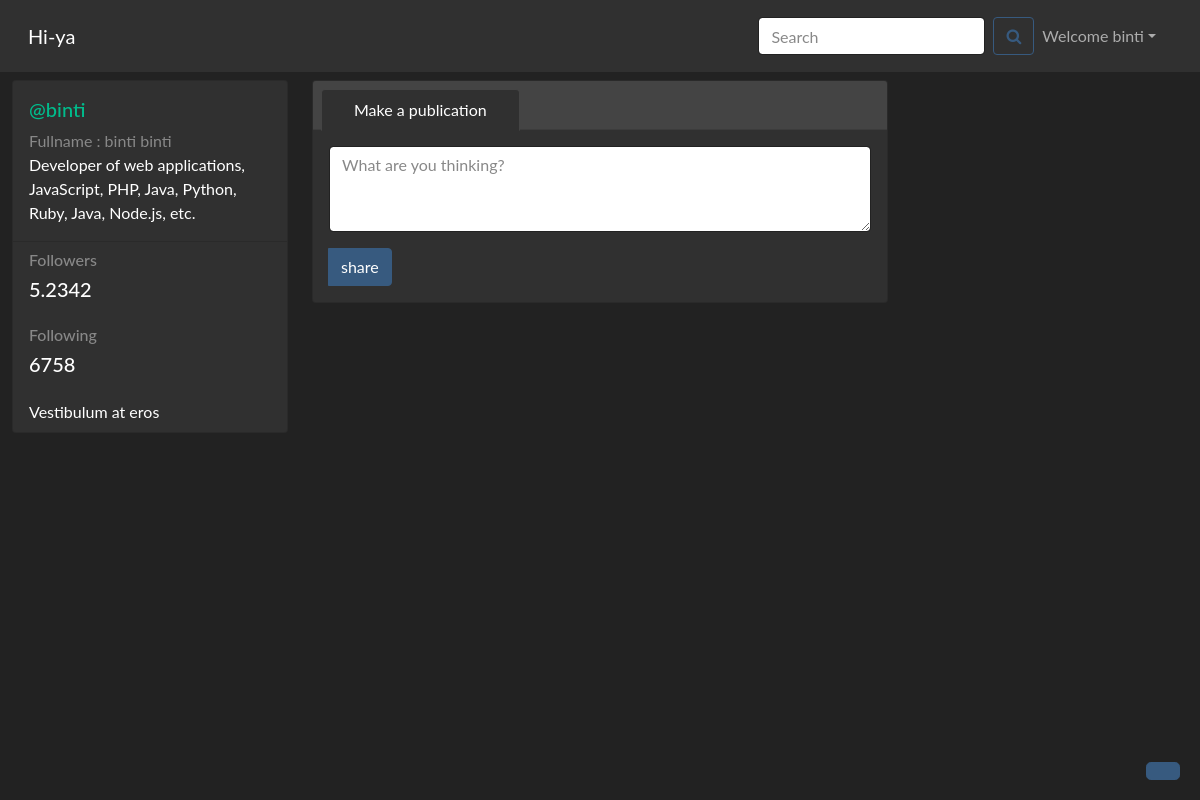
The app's page / (signed in), older data.
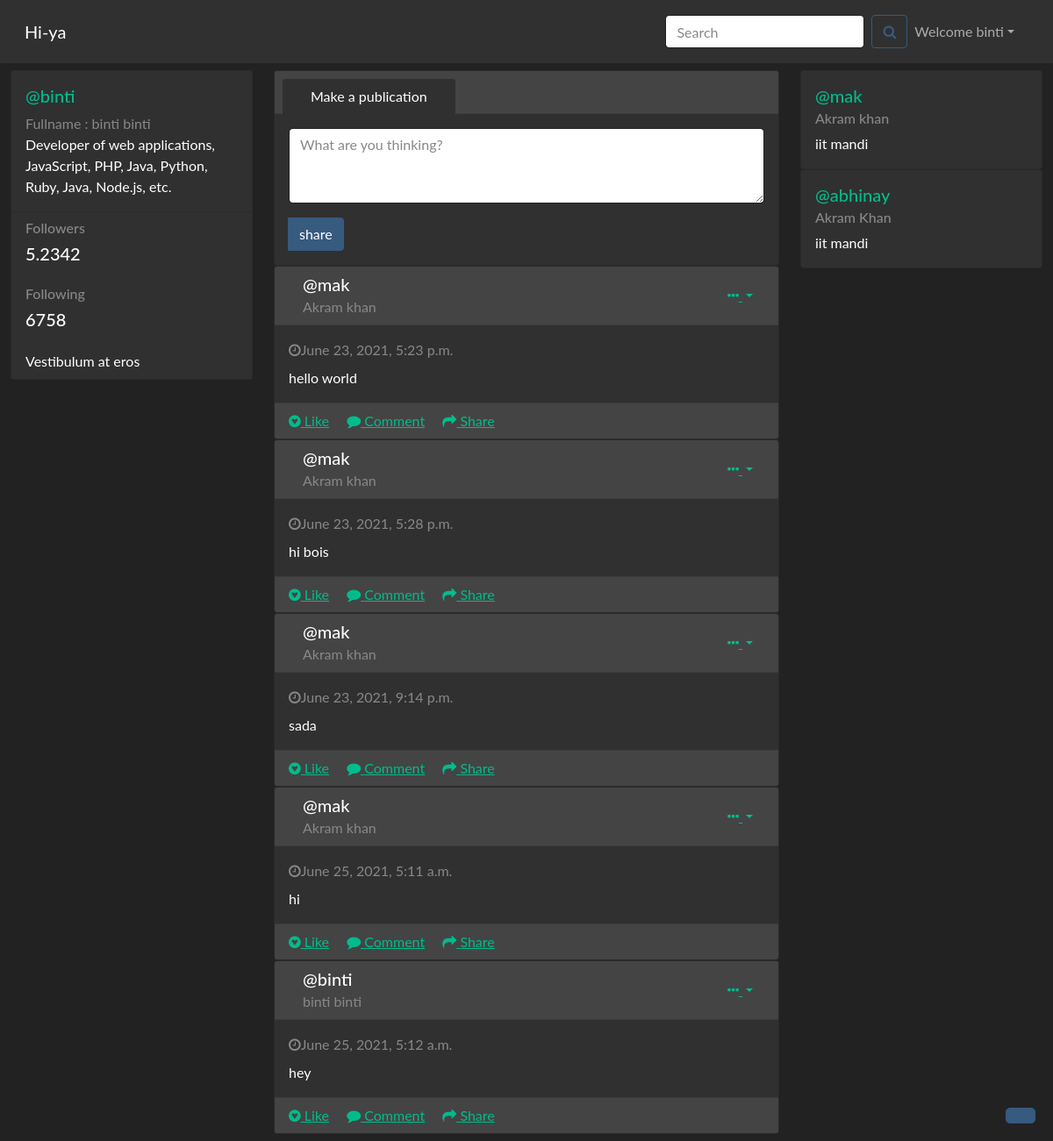
The same page, newer data.
### home/models.py (models this page shows, shortened)
class Post(models.Model):
    postId=models.AutoField(primary_key=True,)
    user=models.ForeignKey(User,on_delete=models.CASCADE)
    content=models.TextField(blank=True)
    date=models.DateTimeField(auto_now_add=True)

class userDetails(models.Model):
    username=models.OneToOneField(User,on_delete=models.CASCADE,primary_key=True)
    fname=models.CharField(max_length=50,blank=True)
    lname=models.CharField(max_length=50,blank=True)
    email=models.EmailField(blank=True)
    rating=models.FloatField(null=True)
    institute=models.CharField(max_length=200,blank=True)
    experience=models.CharField(max_length=200,blank=True)
    location=models.CharField(max_length=500,blank=True)
    pPhoto=models.ImageField(upload_to="users/images",default='users/images/default.png')
    status=models.IntegerField(null=True)
    phone=models.CharField(max_length=15,blank=True)
    links=models.CharField(max_length=200,blank=True)
    slug=models.CharField(max_length=500,default=username)

### home/views.py (the view)
# urls.py: path('', views.home, name='home'),
def home(request):
    if request.user.is_authenticated:
        usr = userDetails.objects.all().filter(~Q(username=request.user))
        post=Post.objects.all()
        dic={'usr':usr,'post':post}
        return render(request,'home/index.html',dic)
    else:
        return render(request,'home.html')

### templates/home/index.html (shortened to what the changed rows need)
{% extends 'base.html' %}
{% block body %}
{% load static %}
<div class="container-fluid gedf-wrapper my-2" >
    <div class="row">
        <div class="col-md-6 gedf-main">
            {% for p in post%}
            <div class="card gedf-card">
                <div class="card-header">
                    <div class="d-flex justify-content-between align-items-center">
                        <div class="d-flex justify-content-between align-items-center">
                            <div class="ml-2">
                                <a href='' class="h5 m-0" style='text-decoration:none'>@{{p.user}}</a>
                                <div class="h7 text-muted">{{p.user.get_full_name}}</div>
                            </div>
                        </div>
                        <div>
                            <div class="dropdown">
                                <button class="btn btn-link dropdown-toggle" type="button" id="gedf-drop1" data-toggle="dropdown" aria-haspopup="true" aria-expanded="false">
                                    <i class="fa fa-ellipsis-h"></i>
                                </button>
                            </div>
                        </div>
                    </div>
                </div>
                <div class="card-body">
                    <div class="text-muted h7 mb-2"> <i class="fa fa-clock-o"></i>{{p.date}}</div>
                    <p class="card-text">
                        {{p.content}}
                    </p>
                </div>
                <div class="card-footer">
                    <a href="#" class="card-link"><i class="fa fa-gittip"></i> Like</a>
                    <a href="#" class="card-link"><i class="fa fa-comment"></i> Comment</a>
                    <a href="#" class="card-link"><i class="fa fa-mail-forward"></i> Share</a>
                </div>
            </div>
            {%endfor%}
        </div>
        <div class="col-md-3">
            {%for i in usr%}
            <div class="card gedf-card">
                <div class="card-body">
                    <a href="profile/{{i.username}}"style='text-decoration:none'><h5 class="card-title">@{{i.username}}</h5></a>
                    <h6 class="card-subtitle mb-2 text-muted">{{i.fname}} {{i.lname}}</h6>
                    <p class="card-text">{{i.institute}}</p>
                </div>
            </div>
            {%endfor%}
        </div>
    </div>
</div>
{% endblock body %}

Row changes from the older to the newer data that the page shows:
added Post: user "mak", user.get_full_name "Akram khan", date "June 23, 2021, 5:23 p.m.", content "hello world"
added Post: user "mak", user.get_full_name "Akram khan", date "June 23, 2021, 5:28 p.m.", content "hi bois"
added Post: user "mak", user.get_full_name "Akram khan", date "June 23, 2021, 9:14 p.m.", content "sada"
added Post: user "mak", user.get_full_name "Akram khan", date "June 25, 2021, 5:11 a.m.", content "hi"
added Post: user "binti", user.get_full_name "binti binti", date "June 25, 2021, 5:12 a.m.", content "hey"
added userDetails: username "mak", fname "Akram", lname "khan", institute "iit mandi"
added userDetails: username "abhinay", fname "Akram", lname "Khan", institute "iit mandi"
